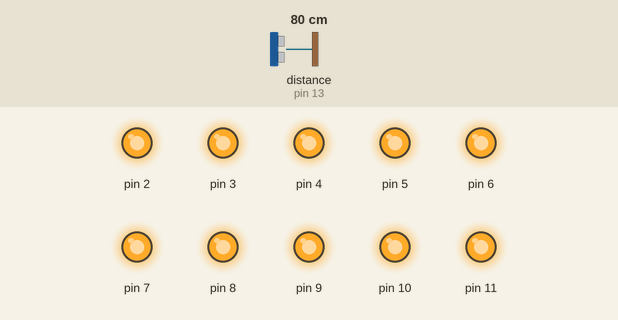
Recording of a sketch running on a simulated Arduino Uno, built with avr-gcc and run on an emulated ATmega328P. Parts: output pins drawn as LEDs (lit = HIGH). Wiring (inferred from the names in the program): ultrasonic range finder: trigger pin 12; echo pin 13. The inputs (shaded band) are chosen by the test bench; at power-on: distance to the obstacle (sensor on pin 13) 80 cm. The echo pulse lasts 58.3 µs per cm; pins used as bus, display or sensor lines are not drawn.

Above: at 1.2 s.
1.3 s: distance to the obstacle (sensor on pin 13) set to 73 cm
At 1.8 s:
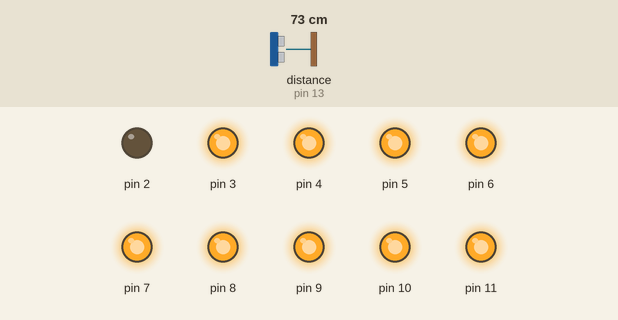
2.8 s: distance to the obstacle (sensor on pin 13) set to 66 cm
At 4.0 s:
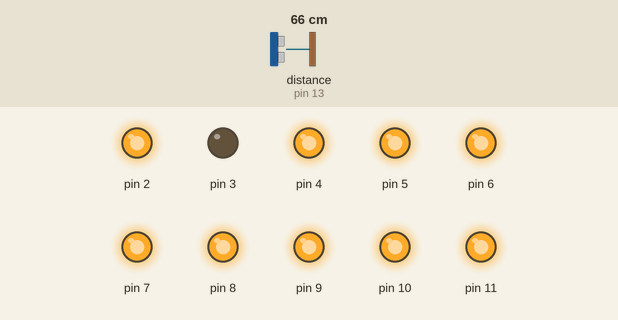
4.3 s: distance to the obstacle (sensor on pin 13) set to 59 cm
At 5.3 s:
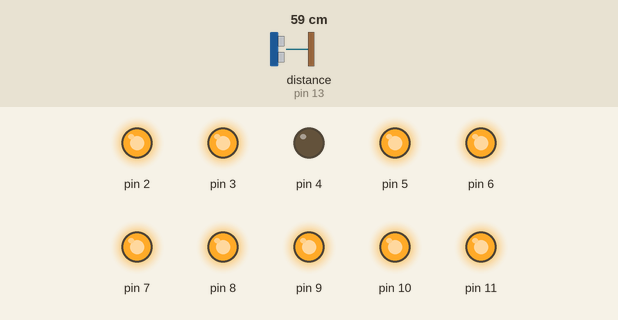
5.9 s: distance to the obstacle (sensor on pin 13) set to 9 cm
At 7.1 s:
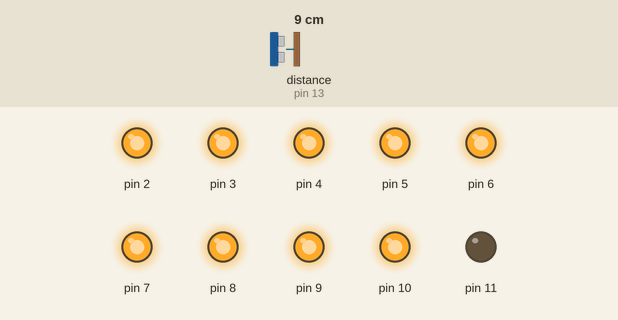
7.4 s: distance to the obstacle (sensor on pin 13) set to 18 cm
At 7.9 s:
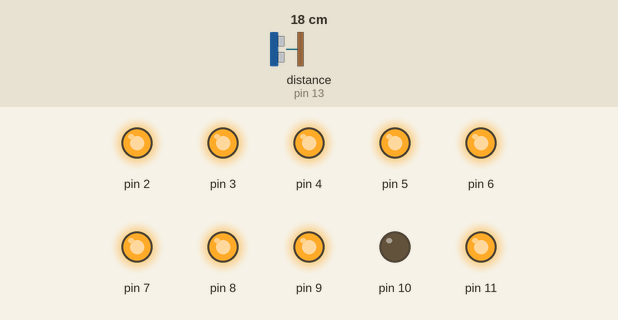
8.9 s: distance to the obstacle (sensor on pin 13) set to 2 cm
At 9.8 s:
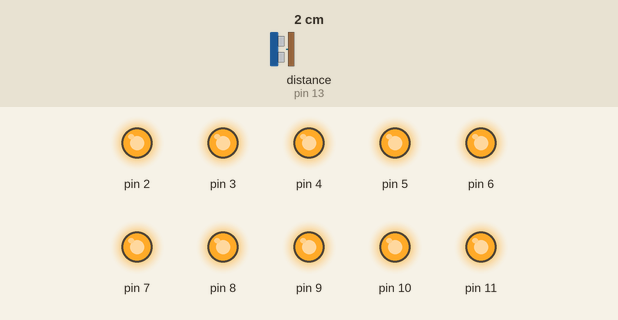
Timing chart, 0 to 11.4 s (numbered marks = the images above; inputs shaded):
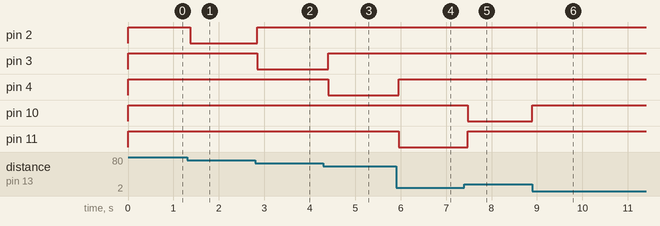

Measured:
- the behaviour switches between 77 and 76 cm on distance to the obstacle (sensor on pin 13) (found by bisection; images 0 and 1)
- the behaviour switches between 70 and 69 cm on distance to the obstacle (sensor on pin 13) (found by bisection; images 1 and 2)
- the behaviour switches between 64 and 63 cm on distance to the obstacle (sensor on pin 13) (found by bisection; images 2 and 3)
- after the input at 1.3 s, pin 2: HIGH → LOW after 0.07 s
- after the input at 2.8 s, pin 2: LOW → HIGH at once; pin 3: HIGH → LOW at once
- after the input at 4.3 s, pin 3: LOW → HIGH after 0.11 s; pin 4: HIGH → LOW after 0.11 s
- after the input at 5.9 s, pin 4: LOW → HIGH after 0.06 s; pin 11: HIGH → LOW after 0.06 s
- after the input at 7.4 s, pin 10: HIGH → LOW after 0.08 s; pin 11: LOW → HIGH after 0.08 s
- after the input at 8.9 s, pin 10: LOW → HIGH at once

The sketch:

ParkingGuide02.ino
```cpp
// Parking Helper
// by Hari Wiguna, 2015
// Heavily based on Arduino Ping example

const int ON = LOW;
const int OFF = HIGH;

// Distance sensor is HC-SR04
const int pingPin = 12; // TRIG
const int echoPin = 13; // ECHO

int prevBar = 0;

void setup() {
  //-- Initialize led bargraph pins (D2..D11) --
  for (int i = 0; i < 10; i++)
  {
    pinMode(2 + i, OUTPUT);
    digitalWrite(2 + i, OFF);
  }

  //-- Initialize distance sensor pins --
  pinMode(pingPin, OUTPUT);
  pinMode(echoPin, INPUT);
}

void loop()
{
  // Send out a 5 microsecond pulse
  digitalWrite(pingPin, HIGH);
  delayMicroseconds(5);
  digitalWrite(pingPin, LOW);

  // Listen for that pulse to come back
  long duration = pulseIn(echoPin, HIGH);

  // convert the time into a distance
  long cm = microsecondsToCentimeters(duration);

  // Convert cm to bar graph
  int bar = map(cm, 10, 70, 9, 0);

  // only update bar graph if value changed
  if (bar != prevBar) {
    digitalWrite(2 + prevBar, OFF);
    digitalWrite(2 + bar, ON);
    prevBar = bar;
  }

  delay(100);
}

long microsecondsToCentimeters(long microseconds)
{
  // The speed of sound is 340 m/s or 29 microseconds per centimeter.
  // The ping travels out and back, so to find the distance of the
  // object we take half of the distance travelled.
  return microseconds / 29 / 2;
}
```
